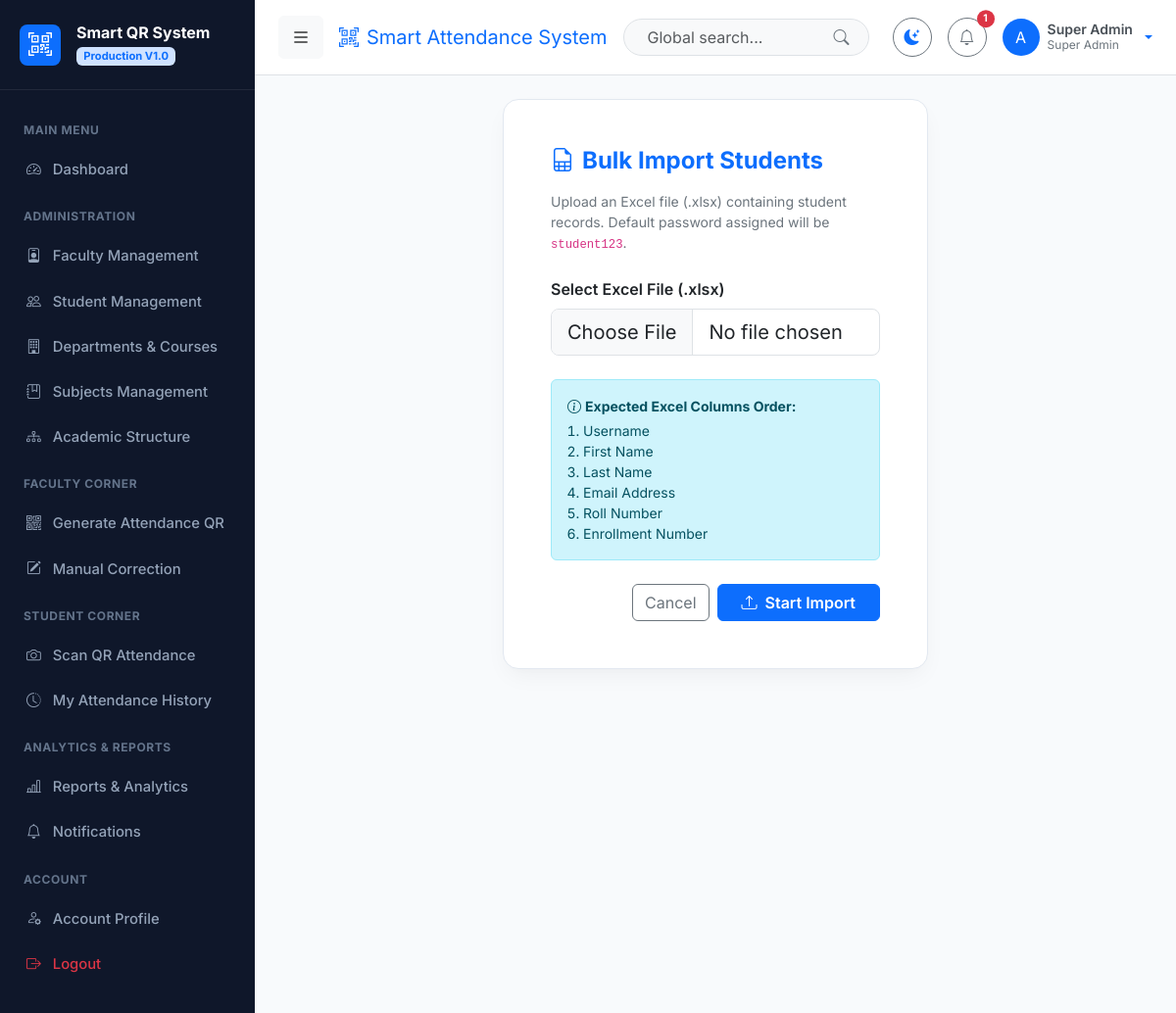
The app's page /students/import-excel/ (signed in) with its own data.
### apps/accounts/models.py (models this page shows, shortened)
class User(AbstractUser):
    class Role(models.TextChoices):
        ADMIN = 'ADMIN', 'Super Admin'
        FACULTY = 'FACULTY', 'Faculty'
        STUDENT = 'STUDENT', 'Student'
    role = models.CharField(max_length=20, choices=Role.choices, default=Role.STUDENT)
    phone_number = models.CharField(max_length=20, blank=True, null=True)
    profile_picture = models.ImageField(upload_to='profiles/', blank=True, null=True)
    address = models.TextField(blank=True, null=True)
    date_of_birth = models.DateField(blank=True, null=True)
    is_approved = models.BooleanField(default=True)
    def is_admin(self):
        return self.role == self.Role.ADMIN or self.is_superuser
    def is_faculty(self):
        return self.role == self.Role.FACULTY
    def is_student(self):
        return self.role == self.Role.STUDENT
    def get_full_name_or_username(self):
        full_name = f"{self.first_name} {self.last_name}".strip()
        return full_name if full_name else self.username

### apps/students/views.py (the view, shortened to what this page needs)
# urls.py: path('import-excel/', views.import_students_excel, name='import_excel'),
@login_required
def import_students_excel(request):
    if not request.user.is_admin():
        messages.error(request, "Permission denied.")
        return redirect('dashboard:dashboard')
    return render(request, 'students/import_students.html')

### apps/notifications/context_processors.py (called while the page is built)
def unread_notifications_processor(request):
    if request.user.is_authenticated:
        unread_count = Notification.objects.filter(user=request.user, is_read=False).count()
        recent_notifications = Notification.objects.filter(user=request.user)[:5]
        return {
            'unread_notifications_count': unread_count,
            'recent_notifications': recent_notifications,
        }
    return {
        'unread_notifications_count': 0,
        'recent_notifications': [],
    }

### templates/students/import_students.html (shortened to what this page needs)
{% extends 'base.html' %}
{% block content %}
<div class="row justify-content-center">
    <div class="col-12 col-md-8 col-lg-6">
        <div class="card card-custom p-4 p-md-5">
            <h4 class="fw-bold text-primary mb-3"><i class="bi bi-file-earmark-spreadsheet me-2"></i>Bulk Import Students</h4>
            <p class="text-secondary small mb-4">Upload an Excel file (.xlsx) containing student records. Default password assigned will be <code>student123</code>.</p>
            <form method="POST" enctype="multipart/form-data">
                <div class="mb-4">
                    <label class="form-label fw-semibold">Select Excel File (.xlsx)</label>
                    <input type="file" name="excel_file" class="form-control form-control-lg" accept=".xlsx, .xls" required>
                </div>
                <div class="alert alert-info small mb-4">
                    <div class="fw-bold mb-1"><i class="bi bi-info-circle me-1"></i>Expected Excel Columns Order:</div>
                    <ol class="m-0 ps-3">
                        <li>Username</li>
                        <li>First Name</li>
                        <li>Last Name</li>
                        <li>Email Address</li>
                        <li>Roll Number</li>
                        <li>Enrollment Number</li>
                    </ol>
                </div>
                <div class="d-flex justify-content-end gap-2">
                    <a href="{% url 'students:student_list' %}" class="btn btn-outline-secondary">Cancel</a>
                    <button type="submit" class="btn btn-primary fw-semibold px-4"><i class="bi bi-upload me-2"></i>Start Import</button>
                </div>
            </form>
        </div>
    </div>
</div>
{% endblock %}

### templates/navbar.html (shortened to what this page needs)
<nav class="navbar navbar-expand-lg border-bottom px-4 py-3 sticky-top bg-body">
    <div class="container-fluid p-0">
        <button class="btn btn-light me-3 d-flex align-items-center" id="sidebar-toggle" title="Toggle Navigation">
            <i class="bi bi-list fs-5"></i>
        </button>
        <span class="navbar-brand font-bold fs-5 d-none d-md-block text-primary">
            <i class="bi bi-qr-code-scan me-2"></i>Smart Attendance System
        </span>
        <form class="d-none d-md-flex ms-auto me-4 position-relative" style="max-width: 320px;" action="{% url 'reports:index' %}" method="GET">
            <input class="form-control rounded-pill ps-4 pe-5 bg-body-tertiary" type="search" name="query" placeholder="Global search..." aria-label="Search">
            <button class="btn border-0 position-absolute end-0 top-50 translate-middle-y me-2 text-secondary" type="submit">
                <i class="bi bi-search"></i>
            </button>
        </form>
        <div class="d-flex align-items-center gap-3 ms-auto ms-md-0">
            <button class="btn btn-outline-secondary rounded-circle d-flex align-items-center justify-content-center" id="theme-toggle-btn" style="width: 40px; height: 40px;" title="Toggle Dark/Light Mode">
                <i class="bi bi-moon-stars-fill text-primary"></i>
            </button>
            <div class="dropdown">
                <button class="btn btn-outline-secondary rounded-circle position-relative d-flex align-items-center justify-content-center" style="width: 40px; height: 40px;" data-bs-toggle="dropdown" aria-expanded="false">
                    <i class="bi bi-bell"></i>
                    {% if unread_notifications_count > 0 %}
                        <span class="position-absolute top-0 start-100 translate-middle badge rounded-pill bg-danger" style="font-size: 0.65rem;">
                            {{ unread_notifications_count }}
                        </span>
                    {% endif %}
                </button>
            </div>
            <div class="dropdown">
                <a href="#" class="d-flex align-items-center text-decoration-none dropdown-toggle gap-2" data-bs-toggle="dropdown" aria-expanded="false">
                    {% if user.profile_picture %}
                        <img src="{{ user.profile_picture.url }}" alt="User" width="38" height="38" class="rounded-circle object-fit-cover">
                    {% else %}
                        <div class="rounded-circle bg-primary text-white d-flex align-items-center justify-content-center font-bold" style="width: 38px; height: 38px;">
                            {{ user.username|slice:":1"|upper }}
                        </div>
                    {% endif %}
                    <div class="d-none d-lg-block text-start" style="line-height: 1.2;">
                        <div class="fw-semibold text-dark-emphasis small">{{ user.get_full_name_or_username }}</div>
                        <div class="text-secondary extra-small" style="font-size: 0.75rem;">{{ user.get_role_display }}</div>
                    </div>
                </a>
            </div>
        </div>
    </div>
</nav>

### static/css/style.css (style rules this page uses)
:root { --bg-body: #f8fafc; --bg-card: #ffffff; --text-primary: #0f172a; --text-secondary: #475569; --border-color: #e2e8f0; --sidebar-bg: #0f172a; --sidebar-text: #94a3b8; --sidebar-hover: #1e293b; --sidebar-active: #3b82f6; --accent-gradient: linear-gradient(135deg, #3b82f6 0%, #2563eb 100%); --card-shadow: 0 10px 25px -5px rgba(0, 0, 0, 0.05), 0 8px 10px -6px rgba(0, 0, 0, 0.01); }
body { font-family: 'Inter', system-ui, -apple-system, sans-serif; background-color: var(--bg-body); color: var(--text-primary); min-height: 100vh; transition: background-color 0.3s ease, color 0.3s ease; }
.card-custom { background-color: var(--bg-card); border: 1px solid var(--border-color); border-radius: 1rem; box-shadow: var(--card-shadow); transition: transform 0.2s ease, box-shadow 0.2s ease; }

### records on screen
User: username "A", get_full_name_or_username "Super Admin", role "Super Admin"

### other values on screen
{{ unread_notifications_count }} "1"
